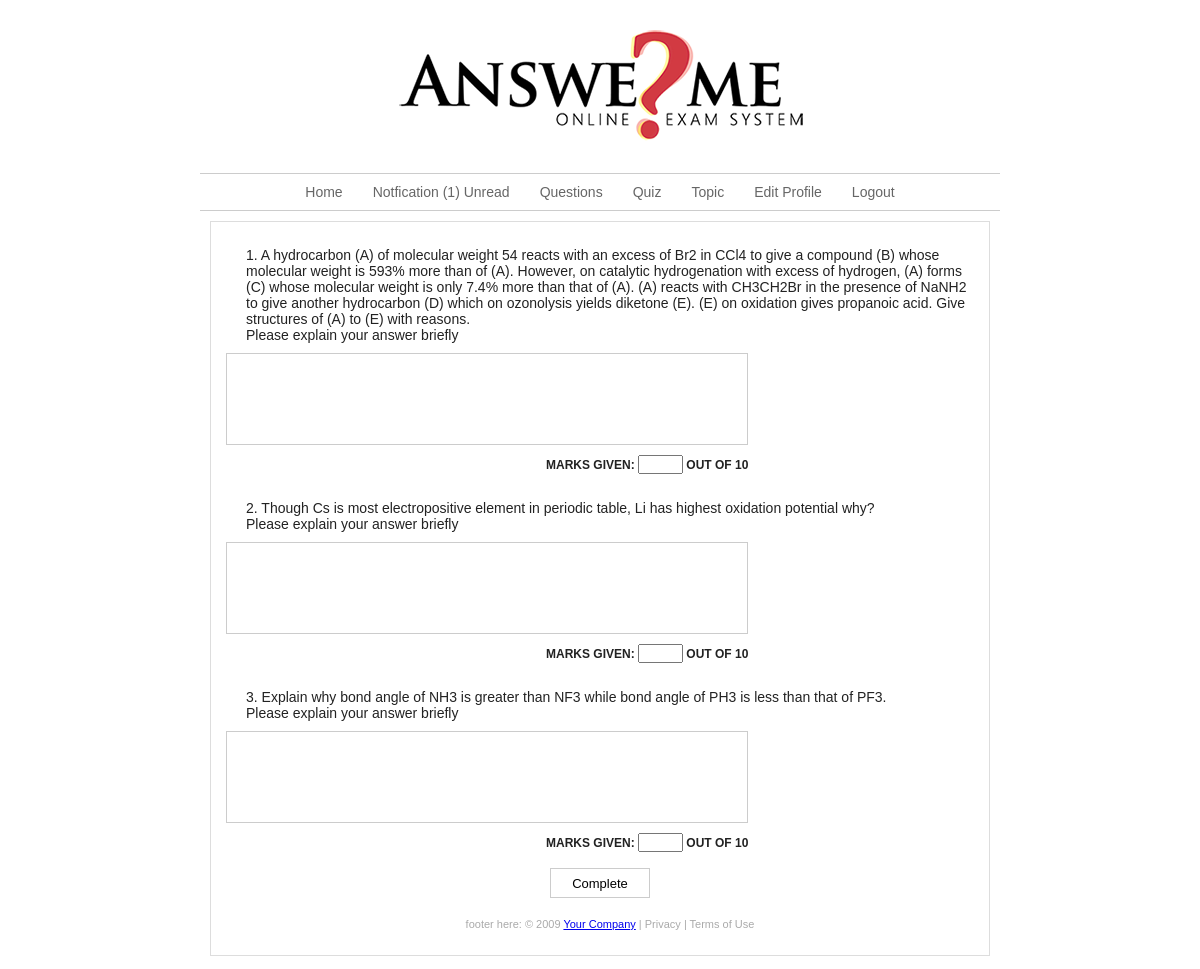
Page /Lecturer/mark-quiz.php?user_id=U003&&quiz_id=QUIZ003 on the committed database.
### tables this page shows
CREATE TABLE `sub_questions` (
  `question_id` varchar(50) NOT NULL,
  `question_text` text,
  `question_mark` int(11) DEFAULT NULL,
  `topic` varchar(50) NOT NULL,
  `mod_id` varchar(50) NOT NULL,
  PRIMARY KEY (`question_id`)
);

CREATE TABLE `results` (
  `user_id` varchar(50) NOT NULL,
  `quiz_id` varchar(50) NOT NULL,
  `question_id` varchar(50) NOT NULL DEFAULT '',
  `answer_given` text,
  `marks_scored` int(11) DEFAULT NULL,
  PRIMARY KEY (`user_id`,`quiz_id`,`question_id`)
);

### _includes/dbfunctions.php (called while the page is built, shortened)
<?php
function execQuery($query, $conn)
{
    $result = mysql_query($query, $conn) or die(mysql_error());
    if (mysql_num_rows($result) > 0)
	{
        while ($row = mysql_fetch_row($result))
		{
            $value = $row[0];
        }
    } else {
        $value = "No records";
    }
    return $value;
}
?>

### Lecturer/mark-quiz.php (the view, shortened to what this page needs)
<?php
include '../_includes/database.php';
include '../_includes/dbfunctions.php';
$conn = connectDB($hostname,$username,$password,$databaseName);
$user_id = $_GET['user_id'];
$quiz_id = $_GET['quiz_id'];
$qcount=1;
$countQuery ="SELECT count(quiz_id) from quiz_assignment WHERE ass_status='Unmarked'";
$countUnmarked = execQuery($countQuery,$conn);
?>
<!DOCTYPE html PUBLIC "-//W3C//DTD XHTML 1.0 Transitional//EN" "http://www.w3.org/TR/xhtml1/DTD/xhtml1-transitional.dtd">
<html xmlns="http://www.w3.org/1999/xhtml" >
<head>
<link href="../_css/styles.css" rel="stylesheet" type="text/css" />
</head>
<body>
<div id="container">
<div id="header">
<center>
<img src="../_images/logo.png"  /></center></div>
<div id="navigation"><ul id="nav">
        	<li><a href="lecthome.php">Home</a></li>
			<li><a href="notifications.php">Notfication (<?php echo $countUnmarked ?>) Unread</a></li>
			<li>
				<a href="#">Questions</a>
			</li>
			<li>
				<a href="#">Quiz</a>
			</li>
			<li><a href="createtopic.php">Topic</a></li>
			<li><a href="lecturerprofile.php">Edit Profile</a></li>
			<li><a href="../_includes/logout.php">Logout</a></li>
    </ul>
</div>
	<div id="content">
	<form action='../_includes/Lecturer/marked-final.php' method="post">
	<?php
	$get_question = "SELECT question_id FROM quiz_questions WHERE quiz_id ='$quiz_id'";
	if (!($result_get_question = @ mysql_query ($get_question, $conn)))
		showerror();
		while ($row = mysql_fetch_row($result_get_question))
		{
		echo "<div id='subjquestion'>";
					$get_sub = "SELECT * FROM sub_questions WHERE question_id ='$row[0]'";
					if (!($result_get_sub = @ mysql_query ($get_sub, $conn)))
						showerror();
							while ($row_sub = mysql_fetch_row($result_get_sub))
							{
							echo "<p>"."$qcount. $row_sub[1]"."</p>";
							$qcount++;
							$get_ans = "SELECT answer_given FROM results WHERE question_id ='$row_sub[0]' AND quiz_id='$quiz_id' AND user_id='$user_id' ";
								if (!($result_get_ans = @ mysql_query ($get_ans, $conn)))
									showerror();
										while ($row_ans = mysql_fetch_row($result_get_ans))
											{
												$subjAnswer=$row_ans[0];
												$subjAnswer=str_replace("<br />", "" ,$subjAnswer);
												echo "<textarea readonly>$subjAnswer</textarea>";
											}
							echo "<p id='sdesc2'>Marks given: <input  size='3' type='text' name='$row_sub[0]'/> out of ".$row_sub[2]."</p>";
							echo "<br>";
							}
		}
	?>
		<input type="submit" name="Complete" value="Complete"/>
	</form>
</div>
<div id="footer">
<p>
footer here: &copy; 2009 <a href="#" title="Your Company">Your Company</a> |
Privacy | Terms of Use
</p>
</div>
</div>
</body>
</html>

### _css/styles.css (style rules this page uses)
* { padding:0; margin:0; }
body { font-family:arial; font-size:14px; background-color:#fff; color:#222; }
#header { height:150px; margin-bottom:10px; }
#navigation { display: block; width: 100%; text-align:-webkit-center; border-top-width: 1px; border-bottom-width: 1px; border-top-style: solid; border-bottom-style: solid; border-top-color: #ccc; border-bottom-color: #ccc; vertical-align: middle; }
ul#nav { margin:0; padding:0; list-style-type:none; text-align:center; display: table-cell; vertical-align: middle;*/ }
ul#nav li { float:left; position:relative; list-style-type:none; }
ul#nav a:link,ul#nav a:visited { display:block; padding:10px 15px; text-decoration:none; color:#666; background: #fff; transition: background .65s ease-in-out; -moz-transition: background .65s ease-in-out; -webkit-transition: background .65s ease-in-out; }
#container { margin:0 auto; width:800px; margin-top:10px; padding:3px; }
#content { margin:10px; padding:15px; background-color:#fff; border:1px solid #ddd; clear:both; }
#content p { clear: both; margin-left: 20px; }
#footer { font-size:11px; text-align:center; color:#aaa; margin-top:20px; }
#subjquestion { margin-top: 10px; margin-bottom: 10px; }
#sdesc2 { font-size: 12px; font-weight: bolder; text-transform: uppercase; padding-left: 300px; }
#subjquestion textarea { display: block; border: 1px solid #ccc; padding: 10px; resize: none; width: 500px; height: 70px; margin-right: 10px; margin-bottom: 10px; font-family: Arial, Helvetica, sans-serif; margin-top: 10px; }
#content input[type=submit] { display: block; background: #fff; border: 1px solid #ccc; font-size: 13px; padding: 4px; resize: none; width: 100px; height: 30px; margin-right: auto; margin-left: auto; }

### rows in the picture
sub_questions: question_text "A hydrocarbon (A) of molecular weight 54 reacts with an excess of Br2 in CCl4 to give a compound (B) whose molecular weight is 593% more than of (A). However, on catalytic hydrogenation with excess of hydrogen, (A) forms (C) whose molecular weight is only 7.4% more than that of (A). (A) reacts with CH3CH2Br in the presence of NaNH2 to give another hydrocarbon (D) which on ozonolysis yields diketone (E). (E) on oxidation gives propanoic acid. Give structures of (A) to (E) with reasons. Please explain your answer briefly", question_mark "10"
sub_questions: question_text "Though Cs is most electropositive element in periodic table, Li has highest oxidation potential why? Please explain your answer briefly", question_mark "10"
sub_questions: question_text "Explain why bond angle of NH3 is greater than NF3 while bond angle of PH3 is less than that of PF3. Please explain your answer briefly", question_mark "10"

### other values in the picture
$countUnmarked "1"
